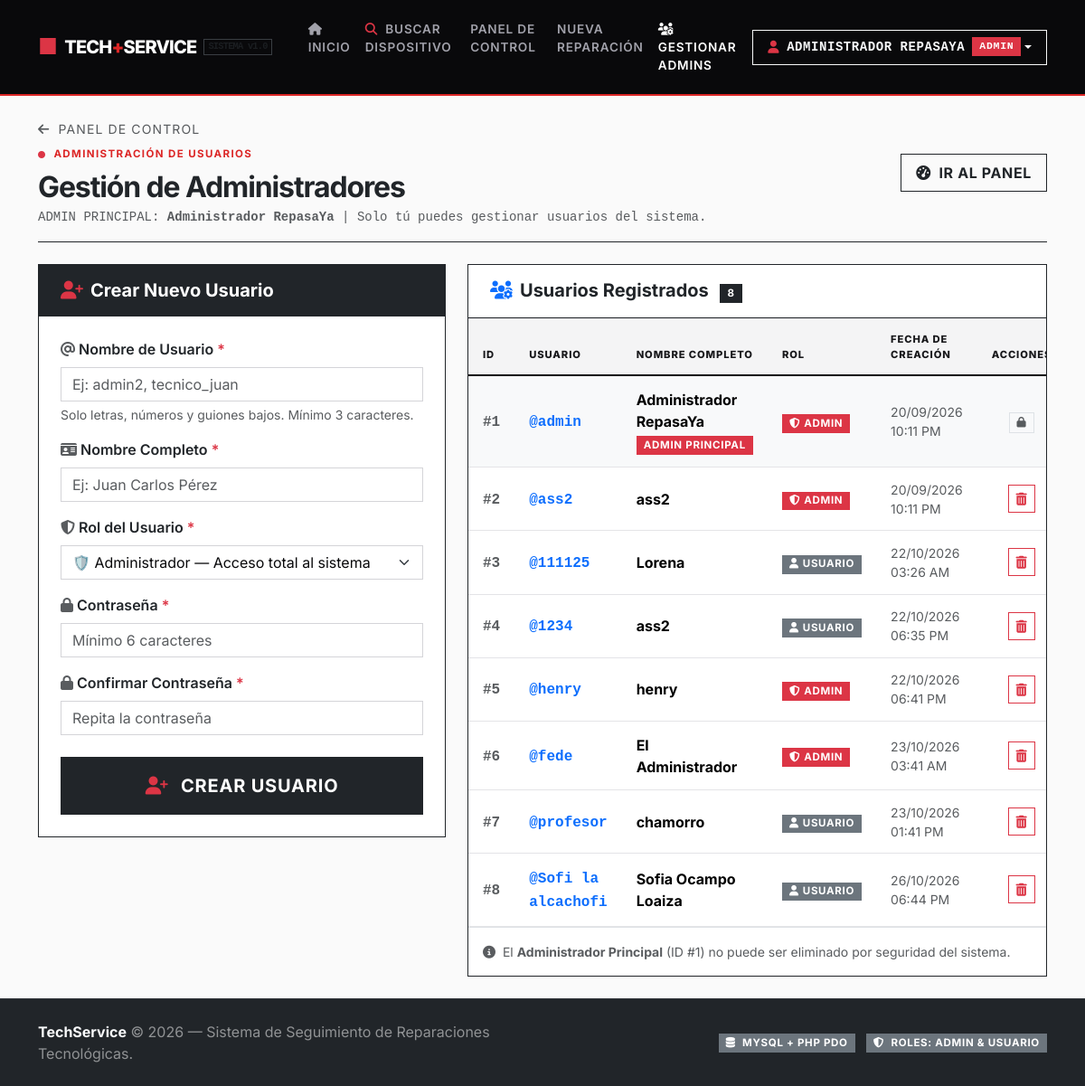
Page /taller_reparaciones/admin/admins.php (signed in) on the committed database.
### tables this page shows
CREATE TABLE `usuarios` (
  `id` int(11) NOT NULL,
  `nombre` varchar(120) NOT NULL,
  `usuario` varchar(60) NOT NULL,
  `correo` varchar(150) NOT NULL,
  `contrasena` varchar(255) NOT NULL,
  `rol` enum('estudiante','admin') NOT NULL DEFAULT 'estudiante',
  `creado_en` timestamp NOT NULL DEFAULT current_timestamp()
);

### taller_reparaciones/config/auth.php (called while the page is built, shortened)
<?php
function isLoggedIn(): bool {
    return isset($_SESSION['usuario_id']) && !empty($_SESSION['usuario_id']);
}
function currentUser(): ?array {
    return [
        'id'      => $_SESSION['usuario_id'],
        'usuario' => $_SESSION['usuario_nombre_usuario'] ?? '',
        'nombre'  => $_SESSION['usuario_nombre'] ?? '',
        'rol'     => $_SESSION['usuario_rol'] ?? 'usuario',
    ];
}
function isAdmin(): bool {
    return isLoggedIn() && (($_SESSION['usuario_rol'] ?? '') === 'admin');
}

### taller_reparaciones/config/helpers.php (called while the page is built, shortened)
<?php
function e($value): string {
    return htmlspecialchars((string)($value ?? ''), ENT_QUOTES, 'UTF-8');
}
function formatDate(?string $dateStr, bool $includeTime = true): string {
    $timestamp = strtotime($dateStr);
    $format = $includeTime ? 'd/m/Y h:i A' : 'd/m/Y';
    return date($format, $timestamp);
}

### taller_reparaciones/admin/admins.php (the view, shortened to what this page needs)
<?php
$basePath = '../';
require_once __DIR__ . '/../config/db.php';
require_once __DIR__ . '/../config/auth.php';
require_once __DIR__ . '/../config/helpers.php';
$currentUser = currentUser();
try {
    $stmtAdmins = $pdo->query("SELECT id, usuario, nombre, rol, creado_en FROM usuarios ORDER BY id ASC");
    $admins = $stmtAdmins->fetchAll();
} catch (PDOException $e) {
    $admins = [];
    setFlash('danger', 'Error al obtener la lista de administradores.');
}
include __DIR__ . '/../includes/header.php';
?>
<div class="d-flex flex-wrap align-items-center justify-content-between gap-3 mb-4 pb-3 border-bottom border-dark">
    <div>
        <a href="dashboard.php" class="text-decoration-none text-muted small text-uppercase letter-spacing-1">
            <i class="fas fa-arrow-left me-1"></i> Panel de Control
        </a>
        <span class="swiss-eyebrow d-block mt-2"><i class="fas fa-circle text-danger me-2" style="font-size: 8px;"></i>ADMINISTRACIÓN DE USUARIOS</span>
        <h2 class="fw-bold mb-1 letter-spacing-tight text-dark">
            Gestión de Administradores
        </h2>
        <p class="text-muted small mb-0 font-monospace">
            ADMIN PRINCIPAL: <strong><?= e($currentUser['nombre']); ?></strong> | Solo tú puedes gestionar usuarios del sistema.
        </p>
    </div>
    <div>
        <a href="dashboard.php" class="btn btn-outline-dark fw-bold text-uppercase letter-spacing-1 px-3 py-2 rounded-0">
            <i class="fas fa-tachometer-alt me-1"></i> Ir al Panel
        </a>
    </div>
</div>
<div class="row g-4">
    <div class="col-lg-5">
        <div class="card card-custom border border-dark rounded-0">
            <div class="card-header bg-dark text-white py-3 border-bottom border-dark rounded-0">
                <h5 class="mb-0 fw-bold">
                    <i class="fas fa-user-plus me-2 text-danger"></i>Crear Nuevo Usuario
                </h5>
            </div>
            <div class="card-body p-4">
                <form method="POST" action="admins.php" novalidate>
                    <div class="mb-3">
                        <label for="nuevo_usuario" class="form-label fw-semibold">
                            <i class="fas fa-at text-muted me-1"></i>Nombre de Usuario <span class="text-danger">*</span>
                        </label>
                        <input type="text" class="form-control" id="nuevo_usuario" name="nuevo_usuario"
                               value="<?= e($_POST['nuevo_usuario'] ?? ''); ?>"
                               placeholder="Ej: admin2, tecnico_juan" required minlength="3"
                               pattern="[a-zA-Z0-9_]+">
                        <div class="form-text text-muted small">Solo letras, números y guiones bajos. Mínimo 3 caracteres.</div>
                    </div>
                    <div class="mb-3">
                        <label for="nuevo_nombre" class="form-label fw-semibold">
                            <i class="fas fa-id-card text-muted me-1"></i>Nombre Completo <span class="text-danger">*</span>
                        </label>
                        <input type="text" class="form-control" id="nuevo_nombre" name="nuevo_nombre"
                               value="<?= e($_POST['nuevo_nombre'] ?? ''); ?>"
                               placeholder="Ej: Juan Carlos Pérez" required minlength="3">
                    </div>
                    <div class="mb-3">
                        <label for="nuevo_rol" class="form-label fw-semibold">
                            <i class="fas fa-shield-alt text-muted me-1"></i>Rol del Usuario <span class="text-danger">*</span>
                        </label>
                        <select class="form-select" id="nuevo_rol" name="nuevo_rol" required>
                            <option value="admin" <?= (($_POST['nuevo_rol'] ?? 'admin') === 'admin') ? 'selected' : ''; ?>>
                                🛡️ Administrador — Acceso total al sistema
                            </option>
                        </select>
                    </div>
                    <div class="mb-3">
                        <label for="nuevo_password" class="form-label fw-semibold">
                            <i class="fas fa-lock text-muted me-1"></i>Contraseña <span class="text-danger">*</span>
                        </label>
                        <input type="password" class="form-control" id="nuevo_password" name="nuevo_password"
                               placeholder="Mínimo 6 caracteres" required minlength="6">
                    </div>
                    <div class="mb-4">
                        <label for="confirmar_password" class="form-label fw-semibold">
                            <i class="fas fa-lock text-muted me-1"></i>Confirmar Contraseña <span class="text-danger">*</span>
                        </label>
                        <input type="password" class="form-control" id="confirmar_password" name="confirmar_password"
                               placeholder="Repita la contraseña" required minlength="6">
                    </div>
                    <div class="d-grid">
                        <button type="submit" class="btn btn-dark btn-lg fw-bold text-uppercase letter-spacing-1 rounded-0 py-3">
                            <i class="fas fa-user-plus me-2 text-danger"></i> Crear Usuario
                        </button>
                    </div>
                </form>
            </div>
        </div>
    </div>
    <div class="col-lg-7">
        <div class="card card-custom border border-dark rounded-0">
            <div class="card-header bg-white py-3 d-flex justify-content-between align-items-center border-bottom border-dark">
                <h5 class="mb-0 fw-bold text-dark">
                    <i class="fas fa-users-cog me-2 text-primary"></i>Usuarios Registrados
                    <span class="badge bg-dark ms-2"><?= count($admins); ?></span>
                </h5>
            </div>
            <div class="table-responsive">
                <table class="table table-hover table-custom align-middle mb-0">
                    <thead>
                        <tr>
                            <th style="width: 50px;">ID</th>
                            <th>Usuario</th>
                            <th>Nombre Completo</th>
                            <th>Rol</th>
                            <th>Fecha de Creación</th>
                            <th class="text-center" style="width: 100px;">Acciones</th>
                        </tr>
                    </thead>
                    <tbody>
                        <?php if (!empty($admins)): ?>
                            <?php foreach ($admins as $admin): ?>
                                <tr class="<?= ((int)$admin['id'] === 1) ? 'table-light' : ''; ?>">
                                    <td>
                                        <span class="font-monospace fw-bold text-muted">#<?= $admin['id']; ?></span>
                                    </td>
                                    <td>
                                        <span class="font-monospace fw-bold text-primary">@<?= e($admin['usuario']); ?></span>
                                    </td>
                                    <td>
                                        <div class="fw-bold"><?= e($admin['nombre']); ?></div>
                                        <?php if ((int)$admin['id'] === 1): ?>
                                            <span class="badge bg-danger small">ADMIN PRINCIPAL</span>
                                        <?php endif; ?>
                                    </td>
                                    <td>
                                        <?php if ($admin['rol'] === 'admin'): ?>
                                            <span class="badge bg-danger"><i class="fas fa-shield-alt me-1"></i>ADMIN</span>
                                        <?php else: ?>
                                            <span class="badge bg-secondary"><i class="fas fa-user me-1"></i>USUARIO</span>
                                        <?php endif; ?>
                                    </td>
                                    <td>
                                        <div class="small text-muted"><?= formatDate($admin['creado_en']); ?></div>
                                    </td>
                                    <td class="text-center">
                                        <?php if ((int)$admin['id'] !== 1): ?>
                                            <a href="admins.php?eliminar=<?= $admin['id']; ?>"
                                               class="btn btn-sm btn-outline-danger btn-eliminar-admin"
                                               data-nombre="<?= e($admin['nombre']); ?>"
                                               data-usuario="<?= e($admin['usuario']); ?>"
                                               title="Eliminar usuario">
                                                <i class="fas fa-trash-alt"></i>
                                            </a>
                                        <?php else: ?>
                                            <span class="badge bg-light text-muted border" title="No eliminable">
                                                <i class="fas fa-lock"></i>
                                            </span>
                                        <?php endif; ?>
                                    </td>
                                </tr>
                            <?php endforeach; ?>
                        <?php endif; ?>
                    </tbody>
                </table>
            </div>
            <div class="card-footer bg-white py-3 text-muted small border-top">
                <i class="fas fa-info-circle me-1"></i>
                El <strong>Administrador Principal</strong> (ID #1) no puede ser eliminado por seguridad del sistema.
            </div>
        </div>
    </div>
</div>
<?php include __DIR__ . '/../includes/footer.php'; ?>

### taller_reparaciones/includes/navbar.php (shortened to what this page needs)
<?php
$user = currentUser();
$currentPage = basename($_SERVER['PHP_SELF']);
?>
<nav class="navbar navbar-expand-lg navbar-dark navbar-custom sticky-top">
    <div class="container">
        <a class="navbar-brand d-flex align-items-center" href="<?= $basePath; ?>index.php">
            <span class="me-2 text-danger fw-black fs-4" style="line-height: 1;">■</span>
            <span>TECH<span class="swiss-cross">+</span>SERVICE</span>
            <span class="ms-2 px-1 text-muted border border-secondary border-opacity-50 font-monospace" style="font-size: 0.65rem;">SISTEMA v1.0</span>
        </a>
        <div class="collapse navbar-collapse" id="navbarMain">
            <ul class="navbar-nav me-auto mb-2 mb-lg-0 ms-lg-3">
                <li class="nav-item">
                    <a class="nav-link <?= ($currentPage === 'index.php' && (!isset($activeTab) || $activeTab === 'inicio')) ? 'active' : ''; ?> js-goto-inicio" href="<?= $basePath; ?>index.php">
                        <i class="fas fa-home me-1"></i> Inicio
                    </a>
                </li>
                <li class="nav-item">
                    <a class="nav-link <?= ($currentPage === 'index.php' && (isset($activeTab) && $activeTab === 'buscar')) ? 'active' : ''; ?> js-goto-search" href="<?= $basePath; ?>index.php?tab=buscar">
                        <i class="fas fa-search me-1 text-danger"></i> Buscar Dispositivo
                    </a>
                </li>
                <?php if (isLoggedIn()): ?>
                    <li class="nav-item">
                        <a class="nav-link <?= ($currentPage === 'dashboard.php') ? 'active' : ''; ?>" href="<?= $basePath; ?>admin/dashboard.php">
                            Panel de Control
                        </a>
                    </li>
                    <li class="nav-item">
                        <a class="nav-link <?= ($currentPage === 'nuevo.php') ? 'active' : ''; ?>" href="<?= $basePath; ?>admin/nuevo.php">
                            Nueva Reparación
                        </a>
                    </li>
                    <?php if (isAdmin() && $user && (int)$user['id'] === 1): ?>
                        <li class="nav-item">
                            <a class="nav-link <?= ($currentPage === 'admins.php') ? 'active' : ''; ?>" href="<?= $basePath; ?>admin/admins.php">
                                <i class="fas fa-users-cog me-1"></i> Gestionar Admins
                            </a>
                        </li>
                    <?php endif; ?>
                <?php endif; ?>
            </ul>
            <div class="d-flex align-items-center gap-2">
                <?php if (isLoggedIn()): ?>
                    <div class="dropdown">
                        <button class="btn btn-outline-light btn-sm rounded-0 dropdown-toggle d-flex align-items-center py-2 px-3 text-uppercase letter-spacing-1 font-monospace" type="button" id="userMenuBtn" data-bs-toggle="dropdown" aria-expanded="false">
                            <i class="fas fa-user me-2 text-danger"></i>
                            <span class="me-2"><?= e($user['nombre']); ?></span>
                            <span class="badge <?= ($user['rol'] === 'admin') ? 'bg-danger' : 'bg-secondary'; ?>">
                                <?= e($user['rol']); ?>
                            </span>
                        </button>
                    </div>
                <?php else: ?>
                    <a href="<?= $basePath; ?>login.php" class="btn btn-danger btn-sm text-white fw-bold px-3 py-2 rounded-0 text-uppercase letter-spacing-1">
                        <i class="fas fa-lock me-1"></i> Iniciar Sesión
                    </a>
                <?php endif; ?>
            </div>
        </div>
    </div>
</nav>

### rows in the picture
usuarios: nombre "ADMINISTRADOR REPASAYA", rol "ADMIN", nombre "Administrador RepasaYa", id "1", usuario "admin", shows "ADMIN PRINCIPAL", creado_en "20/09/2026 10:11 PM"
usuarios: id "2", usuario "ass2", nombre "ass2", rol "admin" (drawn), creado_en "20/09/2026 10:11 PM"
usuarios: id "3", usuario "111125", nombre "Lorena", rol "estudiante" (drawn), creado_en "22/10/2026 03:26 AM"
usuarios: id "4", usuario "1234", nombre "ass2", rol "estudiante" (drawn), creado_en "22/10/2026 06:35 PM"
usuarios: id "5", usuario "henry", nombre "henry", rol "admin" (drawn), creado_en "22/10/2026 06:41 PM"
usuarios: id "6", usuario "fede", nombre "El Administrador", rol "admin" (drawn), creado_en "23/10/2026 03:41 AM"
usuarios: id "7", usuario "profesor", nombre "chamorro", rol "estudiante" (drawn), creado_en "23/10/2026 01:41 PM"
usuarios: id "8", usuario "Sofi la alcachofi", nombre "Sofia Ocampo Loaiza", rol "estudiante" (drawn), creado_en "26/10/2026 06:44 PM"

### other values in the picture
count($admins) "8"
